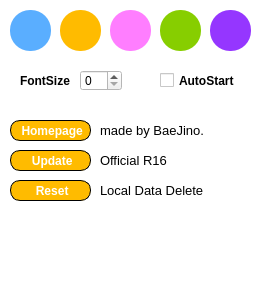
<?xml version="1.0" encoding="UTF-8"?>
<ui version="4.0">
 <class>Setting</class>
 <widget class="QDialog" name="Setting">
  <property name="enabled">
   <bool>true</bool>
  </property>
  <property name="geometry">
   <rect>
    <x>0</x>
    <y>0</y>
    <width>260</width>
    <height>300</height>
   </rect>
  </property>
  <property name="sizePolicy">
   <sizepolicy hsizetype="Fixed" vsizetype="Fixed">
    <horstretch>0</horstretch>
    <verstretch>0</verstretch>
   </sizepolicy>
  </property>
  <property name="minimumSize">
   <size>
    <width>260</width>
    <height>300</height>
   </size>
  </property>
  <property name="maximumSize">
   <size>
    <width>260</width>
    <height>300</height>
   </size>
  </property>
  <property name="palette">
   <palette>
    <active>
     <colorrole role="Base">
      <brush brushstyle="SolidPattern">
       <color alpha="255">
        <red>255</red>
        <green>255</green>
        <blue>255</blue>
       </color>
      </brush>
     </colorrole>
     <colorrole role="Window">
      <brush brushstyle="SolidPattern">
       <color alpha="255">
        <red>255</red>
        <green>255</green>
        <blue>255</blue>
       </color>
      </brush>
     </colorrole>
    </active>
    <inactive>
     <colorrole role="Base">
      <brush brushstyle="SolidPattern">
       <color alpha="255">
        <red>255</red>
        <green>255</green>
        <blue>255</blue>
       </color>
      </brush>
     </colorrole>
     <colorrole role="Window">
      <brush brushstyle="SolidPattern">
       <color alpha="255">
        <red>255</red>
        <green>255</green>
        <blue>255</blue>
       </color>
      </brush>
     </colorrole>
    </inactive>
    <disabled>
     <colorrole role="Base">
      <brush brushstyle="SolidPattern">
       <color alpha="255">
        <red>255</red>
        <green>255</green>
        <blue>255</blue>
       </color>
      </brush>
     </colorrole>
     <colorrole role="Window">
      <brush brushstyle="SolidPattern">
       <color alpha="255">
        <red>255</red>
        <green>255</green>
        <blue>255</blue>
       </color>
      </brush>
     </colorrole>
    </disabled>
   </palette>
  </property>
  <property name="font">
   <font>
    <kerning>true</kerning>
   </font>
  </property>
  <property name="contextMenuPolicy">
   <enum>Qt::DefaultContextMenu</enum>
  </property>
  <property name="windowTitle">
   <string>Setting</string>
  </property>
  <property name="windowIcon">
   <iconset resource="interface.qrc">
    <normaloff>:/new/source/if_Settings_2290860.png</normaloff>:/new/source/if_Settings_2290860.png</iconset>
  </property>
  <property name="windowOpacity">
   <double>1.000000000000000</double>
  </property>
  <property name="toolTip">
   <string/>
  </property>
  <property name="statusTip">
   <string/>
  </property>
  <property name="whatsThis">
   <string/>
  </property>
  <property name="sizeGripEnabled">
   <bool>false</bool>
  </property>
  <property name="modal">
   <bool>false</bool>
  </property>
  <widget class="QPushButton" name="theme_white">
   <property name="geometry">
    <rect>
     <x>10</x>
     <y>10</y>
     <width>41</width>
     <height>41</height>
    </rect>
   </property>
   <property name="palette">
    <palette>
     <active>
      <colorrole role="WindowText">
       <brush brushstyle="SolidPattern">
        <color alpha="255">
         <red>0</red>
         <green>0</green>
         <blue>0</blue>
        </color>
       </brush>
      </colorrole>
      <colorrole role="Button">
       <brush brushstyle="SolidPattern">
        <color alpha="255">
         <red>90</red>
         <green>174</green>
         <blue>255</blue>
        </color>
       </brush>
      </colorrole>
      <colorrole role="Light">
       <brush brushstyle="SolidPattern">
        <color alpha="255">
         <red>255</red>
         <green>255</green>
         <blue>255</blue>
        </color>
       </brush>
      </colorrole>
      <colorrole role="Midlight">
       <brush brushstyle="SolidPattern">
        <color alpha="255">
         <red>255</red>
         <green>255</green>
         <blue>255</blue>
        </color>
       </brush>
      </colorrole>
      <colorrole role="Dark">
       <brush brushstyle="SolidPattern">
        <color alpha="255">
         <red>127</red>
         <green>127</green>
         <blue>127</blue>
        </color>
       </brush>
      </colorrole>
      <colorrole role="Mid">
       <brush brushstyle="SolidPattern">
        <color alpha="255">
         <red>170</red>
         <green>170</green>
         <blue>170</blue>
        </color>
       </brush>
      </colorrole>
      <colorrole role="Text">
       <brush brushstyle="SolidPattern">
        <color alpha="255">
         <red>0</red>
         <green>0</green>
         <blue>0</blue>
        </color>
       </brush>
      </colorrole>
      <colorrole role="BrightText">
       <brush brushstyle="SolidPattern">
        <color alpha="255">
         <red>255</red>
         <green>255</green>
         <blue>255</blue>
        </color>
       </brush>
      </colorrole>
      <colorrole role="ButtonText">
       <brush brushstyle="SolidPattern">
        <color alpha="255">
         <red>0</red>
         <green>0</green>
         <blue>0</blue>
        </color>
       </brush>
      </colorrole>
      <colorrole role="Base">
       <brush brushstyle="SolidPattern">
        <color alpha="255">
         <red>90</red>
         <green>174</green>
         <blue>255</blue>
        </color>
       </brush>
      </colorrole>
      <colorrole role="Window">
       <brush brushstyle="SolidPattern">
        <color alpha="255">
         <red>90</red>
         <green>174</green>
         <blue>255</blue>
        </color>
       </brush>
      </colorrole>
      <colorrole role="Shadow">
       <brush brushstyle="SolidPattern">
        <color alpha="255">
         <red>0</red>
         <green>0</green>
         <blue>0</blue>
        </color>
       </brush>
      </colorrole>
      <colorrole role="AlternateBase">
       <brush brushstyle="SolidPattern">
        <color alpha="255">
         <red>255</red>
         <green>255</green>
         <blue>255</blue>
        </color>
       </brush>
      </colorrole>
      <colorrole role="ToolTipBase">
       <brush brushstyle="SolidPattern">
        <color alpha="255">
         <red>255</red>
         <green>255</green>
         <blue>220</blue>
        </color>
       </brush>
      </colorrole>
      <colorrole role="ToolTipText">
       <brush brushstyle="SolidPattern">
        <color alpha="255">
         <red>0</red>
         <green>0</green>
         <blue>0</blue>
        </color>
       </brush>
      </colorrole>
      <colorrole role="PlaceholderText">
       <brush brushstyle="NoBrush">
        <color alpha="128">
         <red>0</red>
         <green>0</green>
         <blue>0</blue>
        </color>
       </brush>
      </colorrole>
     </active>
     <inactive>
      <colorrole role="WindowText">
       <brush brushstyle="SolidPattern">
        <color alpha="255">
         <red>0</red>
         <green>0</green>
         <blue>0</blue>
        </color>
       </brush>
      </colorrole>
      <colorrole role="Button">
       <brush brushstyle="SolidPattern">
        <color alpha="255">
         <red>90</red>
         <green>174</green>
         <blue>255</blue>
        </color>
       </brush>
      </colorrole>
      <colorrole role="Light">
       <brush brushstyle="SolidPattern">
        <color alpha="255">
         <red>255</red>
         <green>255</green>
         <blue>255</blue>
        </color>
       </brush>
      </colorrole>
      <colorrole role="Midlight">
       <brush brushstyle="SolidPattern">
        <color alpha="255">
         <red>255</red>
         <green>255</green>
         <blue>255</blue>
        </color>
       </brush>
      </colorrole>
      <colorrole role="Dark">
       <brush brushstyle="SolidPattern">
        <color alpha="255">
         <red>127</red>
         <green>127</green>
         <blue>127</blue>
        </color>
       </brush>
      </colorrole>
      <colorrole role="Mid">
       <brush brushstyle="SolidPattern">
        <color alpha="255">
         <red>170</red>
         <green>170</green>
         <blue>170</blue>
        </color>
       </brush>
      </colorrole>
      <colorrole role="Text">
       <brush brushstyle="SolidPattern">
        <color alpha="255">
         <red>0</red>
         <green>0</green>
         <blue>0</blue>
        </color>
       </brush>
      </colorrole>
      <colorrole role="BrightText">
       <brush brushstyle="SolidPattern">
        <color alpha="255">
         <red>255</red>
         <green>255</green>
         <blue>255</blue>
        </color>
       </brush>
      </colorrole>
      <colorrole role="ButtonText">
       <brush brushstyle="SolidPattern">
        <color alpha="255">
         <red>0</red>
         <green>0</green>
         <blue>0</blue>
        </color>
       </brush>
      </colorrole>
      <colorrole role="Base">
       <brush brushstyle="SolidPattern">
        <color alpha="255">
         <red>90</red>
         <green>174</green>
         <blue>255</blue>
        </color>
       </brush>
      </colorrole>
      <colorrole role="Window">
       <brush brushstyle="SolidPattern">
        <color alpha="255">
         <red>90</red>
         <green>174</green>
         <blue>255</blue>
        </color>
       </brush>
      </colorrole>
      <colorrole role="Shadow">
       <brush brushstyle="SolidPattern">
        <color alpha="255">
         <red>0</red>
         <green>0</green>
         <blue>0</blue>
        </color>
       </brush>
      </colorrole>
      <colorrole role="AlternateBase">
       <brush brushstyle="SolidPattern">
        <color alpha="255">
         <red>255</red>
         <green>255</green>
         <blue>255</blue>
        </color>
       </brush>
      </colorrole>
      <colorrole role="ToolTipBase">
       <brush brushstyle="SolidPattern">
        <color alpha="255">
         <red>255</red>
         <green>255</green>
         <blue>220</blue>
        </color>
       </brush>
      </colorrole>
      <colorrole role="ToolTipText">
       <brush brushstyle="SolidPattern">
        <color alpha="255">
         <red>0</red>
         <green>0</green>
         <blue>0</blue>
        </color>
       </brush>
      </colorrole>
      <colorrole role="PlaceholderText">
       <brush brushstyle="NoBrush">
        <color alpha="128">
         <red>0</red>
         <green>0</green>
         <blue>0</blue>
        </color>
       </brush>
      </colorrole>
     </inactive>
     <disabled>
      <colorrole role="WindowText">
       <brush brushstyle="SolidPattern">
        <color alpha="255">
         <red>127</red>
         <green>127</green>
         <blue>127</blue>
        </color>
       </brush>
      </colorrole>
      <colorrole role="Button">
       <brush brushstyle="SolidPattern">
        <color alpha="255">
         <red>90</red>
         <green>174</green>
         <blue>255</blue>
        </color>
       </brush>
      </colorrole>
      <colorrole role="Light">
       <brush brushstyle="SolidPattern">
        <color alpha="255">
         <red>255</red>
         <green>255</green>
         <blue>255</blue>
        </color>
       </brush>
      </colorrole>
      <colorrole role="Midlight">
       <brush brushstyle="SolidPattern">
        <color alpha="255">
         <red>255</red>
         <green>255</green>
         <blue>255</blue>
        </color>
       </brush>
      </colorrole>
      <colorrole role="Dark">
       <brush brushstyle="SolidPattern">
        <color alpha="255">
         <red>127</red>
         <green>127</green>
         <blue>127</blue>
        </color>
       </brush>
      </colorrole>
      <colorrole role="Mid">
       <brush brushstyle="SolidPattern">
        <color alpha="255">
         <red>170</red>
         <green>170</green>
         <blue>170</blue>
        </color>
       </brush>
      </colorrole>
      <colorrole role="Text">
       <brush brushstyle="SolidPattern">
        <color alpha="255">
         <red>127</red>
         <green>127</green>
         <blue>127</blue>
        </color>
       </brush>
      </colorrole>
      <colorrole role="BrightText">
       <brush brushstyle="SolidPattern">
        <color alpha="255">
         <red>255</red>
         <green>255</green>
         <blue>255</blue>
        </color>
       </brush>
      </colorrole>
      <colorrole role="ButtonText">
       <brush brushstyle="SolidPattern">
        <color alpha="255">
         <red>127</red>
         <green>127</green>
         <blue>127</blue>
        </color>
       </brush>
      </colorrole>
      <colorrole role="Base">
       <brush brushstyle="SolidPattern">
        <color alpha="255">
         <red>90</red>
         <green>174</green>
         <blue>255</blue>
        </color>
       </brush>
      </colorrole>
      <colorrole role="Window">
       <brush brushstyle="SolidPattern">
        <color alpha="255">
         <red>90</red>
         <green>174</green>
         <blue>255</blue>
        </color>
       </brush>
      </colorrole>
      <colorrole role="Shadow">
       <brush brushstyle="SolidPattern">
        <color alpha="255">
         <red>0</red>
         <green>0</green>
         <blue>0</blue>
        </color>
       </brush>
      </colorrole>
      <colorrole role="AlternateBase">
       <brush brushstyle="SolidPattern">
        <color alpha="255">
         <red>255</red>
         <green>255</green>
         <blue>255</blue>
        </color>
       </brush>
      </colorrole>
      <colorrole role="ToolTipBase">
       <brush brushstyle="SolidPattern">
        <color alpha="255">
         <red>255</red>
         <green>255</green>
         <blue>220</blue>
        </color>
       </brush>
      </colorrole>
      <colorrole role="ToolTipText">
       <brush brushstyle="SolidPattern">
        <color alpha="255">
         <red>0</red>
         <green>0</green>
         <blue>0</blue>
        </color>
       </brush>
      </colorrole>
      <colorrole role="PlaceholderText">
       <brush brushstyle="NoBrush">
        <color alpha="128">
         <red>0</red>
         <green>0</green>
         <blue>0</blue>
        </color>
       </brush>
      </colorrole>
     </disabled>
    </palette>
   </property>
   <property name="styleSheet">
    <string notr="true">background-color : #5AAEFF;
border-radius: 20px;</string>
   </property>
   <property name="text">
    <string/>
   </property>
   <property name="iconSize">
    <size>
     <width>50</width>
     <height>50</height>
    </size>
   </property>
   <property name="autoDefault">
    <bool>false</bool>
   </property>
   <property name="default">
    <bool>false</bool>
   </property>
   <property name="flat">
    <bool>false</bool>
   </property>
  </widget>
  <widget class="QPushButton" name="theme_blue">
   <property name="geometry">
    <rect>
     <x>160</x>
     <y>10</y>
     <width>41</width>
     <height>41</height>
    </rect>
   </property>
   <property name="styleSheet">
    <string notr="true">background-color : #87CE00;
border-radius: 20px;</string>
   </property>
   <property name="text">
    <string/>
   </property>
   <property name="iconSize">
    <size>
     <width>50</width>
     <height>50</height>
    </size>
   </property>
   <property name="autoDefault">
    <bool>false</bool>
   </property>
   <property name="flat">
    <bool>false</bool>
   </property>
  </widget>
  <widget class="QPushButton" name="theme_pink">
   <property name="geometry">
    <rect>
     <x>110</x>
     <y>10</y>
     <width>41</width>
     <height>41</height>
    </rect>
   </property>
   <property name="styleSheet">
    <string notr="true">background-color : #FF7EFF;
border-radius: 20px;</string>
   </property>
   <property name="text">
    <string/>
   </property>
   <property name="iconSize">
    <size>
     <width>50</width>
     <height>50</height>
    </size>
   </property>
   <property name="autoDefault">
    <bool>false</bool>
   </property>
   <property name="flat">
    <bool>false</bool>
   </property>
  </widget>
  <widget class="QLabel" name="homepageLabel">
   <property name="geometry">
    <rect>
     <x>100</x>
     <y>120</y>
     <width>191</width>
     <height>21</height>
    </rect>
   </property>
   <property name="font">
    <font>
     <pointsize>10</pointsize>
     <weight>50</weight>
     <bold>false</bold>
    </font>
   </property>
   <property name="text">
    <string>made by BaeJino.</string>
   </property>
  </widget>
  <widget class="QPushButton" name="theme_yellow">
   <property name="geometry">
    <rect>
     <x>60</x>
     <y>10</y>
     <width>41</width>
     <height>41</height>
    </rect>
   </property>
   <property name="styleSheet">
    <string notr="true">background-color : #FFBB00;
border-radius: 20px;</string>
   </property>
   <property name="text">
    <string/>
   </property>
   <property name="iconSize">
    <size>
     <width>50</width>
     <height>50</height>
    </size>
   </property>
   <property name="autoDefault">
    <bool>false</bool>
   </property>
   <property name="flat">
    <bool>false</bool>
   </property>
  </widget>
  <widget class="QLabel" name="fontSizeLabel">
   <property name="geometry">
    <rect>
     <x>20</x>
     <y>70</y>
     <width>61</width>
     <height>21</height>
    </rect>
   </property>
   <property name="font">
    <font>
     <weight>75</weight>
     <bold>true</bold>
    </font>
   </property>
   <property name="text">
    <string>FontSize</string>
   </property>
  </widget>
  <widget class="QPushButton" name="theme_green">
   <property name="geometry">
    <rect>
     <x>210</x>
     <y>10</y>
     <width>41</width>
     <height>41</height>
    </rect>
   </property>
   <property name="styleSheet">
    <string notr="true">background-color : #9536FF;
border-radius: 20px;</string>
   </property>
   <property name="text">
    <string/>
   </property>
   <property name="iconSize">
    <size>
     <width>50</width>
     <height>50</height>
    </size>
   </property>
   <property name="autoDefault">
    <bool>false</bool>
   </property>
   <property name="flat">
    <bool>false</bool>
   </property>
  </widget>
  <widget class="QLabel" name="updateLabel">
   <property name="geometry">
    <rect>
     <x>100</x>
     <y>150</y>
     <width>191</width>
     <height>21</height>
    </rect>
   </property>
   <property name="font">
    <font>
     <pointsize>10</pointsize>
     <weight>50</weight>
     <bold>false</bold>
    </font>
   </property>
   <property name="text">
    <string>Official R16</string>
   </property>
  </widget>
  <widget class="QPushButton" name="homepageButton">
   <property name="geometry">
    <rect>
     <x>10</x>
     <y>120</y>
     <width>81</width>
     <height>21</height>
    </rect>
   </property>
   <property name="font">
    <font>
     <weight>75</weight>
     <bold>true</bold>
    </font>
   </property>
   <property name="styleSheet">
    <string notr="true">QPushButton {
     background-color: #FFBB00;
	border: 1px solid black;
     border-radius: 10px;
	color: #FFF
}</string>
   </property>
   <property name="text">
    <string> Homepage</string>
   </property>
  </widget>
  <widget class="QSpinBox" name="fontSizeSpinBox">
   <property name="geometry">
    <rect>
     <x>80</x>
     <y>70</y>
     <width>42</width>
     <height>21</height>
    </rect>
   </property>
  </widget>
  <widget class="QPushButton" name="updateButton">
   <property name="geometry">
    <rect>
     <x>10</x>
     <y>150</y>
     <width>81</width>
     <height>21</height>
    </rect>
   </property>
   <property name="font">
    <font>
     <weight>75</weight>
     <bold>true</bold>
    </font>
   </property>
   <property name="styleSheet">
    <string notr="true">QPushButton {
     background-color: #FFBB00;
	border: 1px solid black;
     border-radius: 10px;
	color: #FFF
}</string>
   </property>
   <property name="text">
    <string> Update</string>
   </property>
  </widget>
  <widget class="QLabel" name="donateBanner">
   <property name="geometry">
    <rect>
     <x>10</x>
     <y>210</y>
     <width>241</width>
     <height>80</height>
    </rect>
   </property>
   <property name="toolTip">
    <string/>
   </property>
   <property name="statusTip">
    <string/>
   </property>
   <property name="whatsThis">
    <string/>
   </property>
   <property name="text">
    <string/>
   </property>
   <property name="textFormat">
    <enum>Qt::AutoText</enum>
   </property>
   <property name="pixmap">
    <pixmap resource="interface.qrc">:/new/source/KABAN.png</pixmap>
   </property>
   <property name="scaledContents">
    <bool>true</bool>
   </property>
  </widget>
  <widget class="QCheckBox" name="autoStartCheckBox">
   <property name="geometry">
    <rect>
     <x>160</x>
     <y>70</y>
     <width>91</width>
     <height>21</height>
    </rect>
   </property>
   <property name="font">
    <font>
     <weight>75</weight>
     <bold>true</bold>
    </font>
   </property>
   <property name="text">
    <string>AutoStart</string>
   </property>
  </widget>
  <widget class="QLabel" name="resetLabel">
   <property name="geometry">
    <rect>
     <x>100</x>
     <y>180</y>
     <width>191</width>
     <height>21</height>
    </rect>
   </property>
   <property name="font">
    <font>
     <pointsize>10</pointsize>
     <weight>50</weight>
     <bold>false</bold>
    </font>
   </property>
   <property name="text">
    <string>Local Data Delete</string>
   </property>
  </widget>
  <widget class="QPushButton" name="resetButton">
   <property name="geometry">
    <rect>
     <x>10</x>
     <y>180</y>
     <width>81</width>
     <height>21</height>
    </rect>
   </property>
   <property name="font">
    <font>
     <weight>75</weight>
     <bold>true</bold>
    </font>
   </property>
   <property name="styleSheet">
    <string notr="true">QPushButton {
     background-color: #FFBB00;
	border: 1px solid black;
     border-radius: 10px;
	color: #FFF
}</string>
   </property>
   <property name="text">
    <string> Reset</string>
   </property>
  </widget>
 </widget>
 <resources>
  <include location="interface.qrc"/>
 </resources>
 <connections/>
</ui>
